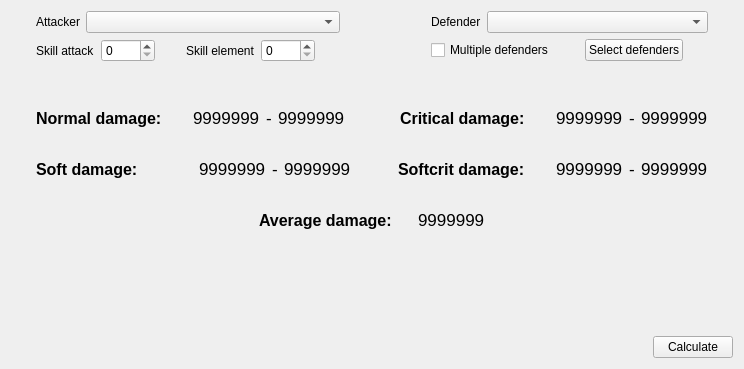
      <widget class="QWidget" name="tab_calculator">
       <attribute name="title">
        <string>Calculator</string>
       </attribute>
       <layout class="QVBoxLayout" name="verticalLayout_16">
        <item>
         <layout class="QHBoxLayout" name="horizontalLayout_6">
          <item>
           <spacer name="horizontalSpacer_14">
            <property name="orientation">
             <enum>Qt::Horizontal</enum>
            </property>
            <property name="sizeType">
             <enum>QSizePolicy::Maximum</enum>
            </property>
            <property name="sizeHint" stdset="0">
             <size>
              <width>25</width>
              <height>20</height>
             </size>
            </property>
           </spacer>
          </item>
          <item>
           <layout class="QVBoxLayout" name="verticalLayout_20">
            <item>
             <layout class="QHBoxLayout" name="horizontalLayout_27">
              <item>
               <widget class="QLabel" name="label_19">
                <property name="sizePolicy">
                 <sizepolicy hsizetype="Maximum" vsizetype="Preferred">
                  <horstretch>0</horstretch>
                  <verstretch>0</verstretch>
                 </sizepolicy>
                </property>
                <property name="text">
                 <string>Attacker</string>
                </property>
               </widget>
              </item>
              <item>
               <widget class="QComboBox" name="dropdown_calc_attacker">
                <property name="sizePolicy">
                 <sizepolicy hsizetype="MinimumExpanding" vsizetype="Fixed">
                  <horstretch>0</horstretch>
                  <verstretch>0</verstretch>
                 </sizepolicy>
                </property>
                <property name="insertPolicy">
                 <enum>QComboBox::InsertAlphabetically</enum>
                </property>
               </widget>
              </item>
             </layout>
            </item>
            <item>
             <layout class="QHBoxLayout" name="horizontalLayout_28">
              <item>
               <widget class="QLabel" name="label_21">
                <property name="sizePolicy">
                 <sizepolicy hsizetype="Maximum" vsizetype="Preferred">
                  <horstretch>0</horstretch>
                  <verstretch>0</verstretch>
                 </sizepolicy>
                </property>
                <property name="text">
                 <string>Skill attack</string>
                </property>
               </widget>
              </item>
              <item>
               <widget class="QSpinBox" name="sb_calc_atk_skill">
                <property name="sizePolicy">
                 <sizepolicy hsizetype="Maximum" vsizetype="Fixed">
                  <horstretch>0</horstretch>
                  <verstretch>0</verstretch>
                 </sizepolicy>
                </property>
                <property name="maximum">
                 <number>9999</number>
                </property>
               </widget>
              </item>
              <item>
               <spacer name="horizontalSpacer_45">
                <property name="orientation">
                 <enum>Qt::Horizontal</enum>
                </property>
                <property name="sizeType">
                 <enum>QSizePolicy::MinimumExpanding</enum>
                </property>
                <property name="sizeHint" stdset="0">
                 <size>
                  <width>25</width>
                  <height>20</height>
                 </size>
                </property>
               </spacer>
              </item>
              <item>
               <widget class="QLabel" name="label_23">
                <property name="sizePolicy">
                 <sizepolicy hsizetype="Maximum" vsizetype="Preferred">
                  <horstretch>0</horstretch>
                  <verstretch>0</verstretch>
                 </sizepolicy>
                </property>
                <property name="text">
                 <string>Skill element</string>
                </property>
               </widget>
              </item>
              <item>
               <widget class="QSpinBox" name="sb_calc_ele_skill">
                <property name="sizePolicy">
                 <sizepolicy hsizetype="Maximum" vsizetype="Fixed">
                  <horstretch>0</horstretch>
                  <verstretch>0</verstretch>
                 </sizepolicy>
                </property>
                <property name="maximum">
                 <number>9999</number>
                </property>
               </widget>
              </item>
              <item>
               <spacer name="horizontalSpacer_44">
                <property name="orientation">
                 <enum>Qt::Horizontal</enum>
                </property>
                <property name="sizeType">
                 <enum>QSizePolicy::MinimumExpanding</enum>
                </property>
                <property name="sizeHint" stdset="0">
                 <size>
                  <width>25</width>
                  <height>20</height>
                 </size>
                </property>
               </spacer>
              </item>
             </layout>
            </item>
           </layout>
          </item>
          <item>
           <spacer name="horizontalSpacer_46">
            <property name="orientation">
             <enum>Qt::Horizontal</enum>
            </property>
            <property name="sizeType">
             <enum>QSizePolicy::MinimumExpanding</enum>
            </property>
            <property name="sizeHint" stdset="0">
             <size>
              <width>45</width>
              <height>20</height>
             </size>
            </property>
           </spacer>
          </item>
          <item>
           <spacer name="horizontalSpacer_13">
            <property name="orientation">
             <enum>Qt::Horizontal</enum>
            </property>
            <property name="sizeType">
             <enum>QSizePolicy::Maximum</enum>
            </property>
            <property name="sizeHint" stdset="0">
             <size>
              <width>40</width>
              <height>20</height>
             </size>
            </property>
           </spacer>
          </item>
          <item>
           <layout class="QVBoxLayout" name="verticalLayout_19">
            <item>
             <layout class="QHBoxLayout" name="horizontalLayout_26">
              <item>
               <widget class="QLabel" name="label_16">
                <property name="sizePolicy">
                 <sizepolicy hsizetype="Maximum" vsizetype="Preferred">
                  <horstretch>0</horstretch>
                  <verstretch>0</verstretch>
                 </sizepolicy>
                </property>
                <property name="text">
                 <string>Defender</string>
                </property>
               </widget>
              </item>
              <item>
               <widget class="QComboBox" name="dropdown_calc_defender">
                <property name="sizePolicy">
                 <sizepolicy hsizetype="MinimumExpanding" vsizetype="Fixed">
                  <horstretch>0</horstretch>
                  <verstretch>0</verstretch>
                 </sizepolicy>
                </property>
               </widget>
              </item>
             </layout>
            </item>
            <item>
             <layout class="QHBoxLayout" name="horizontalLayout_24">
              <item>
               <widget class="QCheckBox" name="cb_calc_multiple_defenders">
                <property name="sizePolicy">
                 <sizepolicy hsizetype="Maximum" vsizetype="Fixed">
                  <horstretch>0</horstretch>
                  <verstretch>0</verstretch>
                 </sizepolicy>
                </property>
                <property name="text">
                 <string>Multiple defenders</string>
                </property>
               </widget>
              </item>
              <item>
               <spacer name="horizontalSpacer_43">
                <property name="orientation">
                 <enum>Qt::Horizontal</enum>
                </property>
                <property name="sizeType">
                 <enum>QSizePolicy::MinimumExpanding</enum>
                </property>
                <property name="sizeHint" stdset="0">
                 <size>
                  <width>25</width>
                  <height>20</height>
                 </size>
                </property>
               </spacer>
              </item>
              <item>
               <widget class="QPushButton" name="btn_calc_select_defenders">
                <property name="sizePolicy">
                 <sizepolicy hsizetype="Maximum" vsizetype="Fixed">
                  <horstretch>0</horstretch>
                  <verstretch>0</verstretch>
                 </sizepolicy>
                </property>
                <property name="text">
                 <string>Select defenders</string>
                </property>
               </widget>
              </item>
              <item>
               <spacer name="horizontalSpacer_42">
                <property name="orientation">
                 <enum>Qt::Horizontal</enum>
                </property>
                <property name="sizeType">
                 <enum>QSizePolicy::MinimumExpanding</enum>
                </property>
                <property name="sizeHint" stdset="0">
                 <size>
                  <width>25</width>
                  <height>20</height>
                 </size>
                </property>
               </spacer>
              </item>
             </layout>
            </item>
           </layout>
          </item>
          <item>
           <spacer name="horizontalSpacer_41">
            <property name="orientation">
             <enum>Qt::Horizontal</enum>
            </property>
            <property name="sizeType">
             <enum>QSizePolicy::Maximum</enum>
            </property>
            <property name="sizeHint" stdset="0">
             <size>
              <width>25</width>
              <height>20</height>
             </size>
            </property>
           </spacer>
          </item>
         </layout>
        </item>
        <item>
         <spacer name="verticalSpacer_2">
          <property name="orientation">
           <enum>Qt::Vertical</enum>
          </property>
          <property name="sizeType">
           <enum>QSizePolicy::MinimumExpanding</enum>
          </property>
          <property name="sizeHint" stdset="0">
           <size>
            <width>20</width>
            <height>40</height>
           </size>
          </property>
         </spacer>
        </item>
        <item>
         <layout class="QHBoxLayout" name="horizontalLayout_29">
          <item>
           <spacer name="horizontalSpacer_51">
            <property name="orientation">
             <enum>Qt::Horizontal</enum>
            </property>
            <property name="sizeType">
             <enum>QSizePolicy::Maximum</enum>
            </property>
            <property name="sizeHint" stdset="0">
             <size>
              <width>25</width>
              <height>20</height>
             </size>
            </property>
           </spacer>
          </item>
          <item>
           <widget class="QLabel" name="label_18">
            <property name="sizePolicy">
             <sizepolicy hsizetype="Maximum" vsizetype="Preferred">
              <horstretch>0</horstretch>
              <verstretch>0</verstretch>
             </sizepolicy>
            </property>
            <property name="font">
             <font>
              <pointsize>12</pointsize>
              <weight>75</weight>
              <bold>true</bold>
             </font>
            </property>
            <property name="text">
             <string>Normal damage:</string>
            </property>
           </widget>
          </item>
          <item>
           <spacer name="horizontalSpacer_50">
            <property name="orientation">
             <enum>Qt::Horizontal</enum>
            </property>
            <property name="sizeType">
             <enum>QSizePolicy::Maximum</enum>
            </property>
            <property name="sizeHint" stdset="0">
             <size>
              <width>25</width>
              <height>20</height>
             </size>
            </property>
           </spacer>
          </item>
          <item>
           <widget class="QLabel" name="lb_calc_normal_min">
            <property name="sizePolicy">
             <sizepolicy hsizetype="Maximum" vsizetype="Preferred">
              <horstretch>0</horstretch>
              <verstretch>0</verstretch>
             </sizepolicy>
            </property>
            <property name="font">
             <font>
              <pointsize>13</pointsize>
              <weight>50</weight>
              <bold>false</bold>
             </font>
            </property>
            <property name="text">
             <string>9999999</string>
            </property>
           </widget>
          </item>
          <item>
           <widget class="QLabel" name="label_49">
            <property name="sizePolicy">
             <sizepolicy hsizetype="Maximum" vsizetype="Preferred">
              <horstretch>0</horstretch>
              <verstretch>0</verstretch>
             </sizepolicy>
            </property>
            <property name="font">
             <font>
              <pointsize>13</pointsize>
              <weight>50</weight>
              <bold>false</bold>
             </font>
            </property>
            <property name="text">
             <string>-</string>
            </property>
           </widget>
          </item>
          <item>
           <widget class="QLabel" name="lb_calc_normal_max">
            <property name="sizePolicy">
             <sizepolicy hsizetype="Maximum" vsizetype="Preferred">
              <horstretch>0</horstretch>
              <verstretch>0</verstretch>
             </sizepolicy>
            </property>
            <property name="font">
             <font>
              <pointsize>13</pointsize>
              <weight>50</weight>
              <bold>false</bold>
             </font>
            </property>
            <property name="text">
             <string>9999999</string>
            </property>
           </widget>
          </item>
          <item>
           <spacer name="horizontalSpacer_49">
            <property name="orientation">
             <enum>Qt::Horizontal</enum>
            </property>
            <property name="sizeHint" stdset="0">
             <size>
              <width>40</width>
              <height>20</height>
             </size>
            </property>
           </spacer>
          </item>
          <item>
           <widget class="QLabel" name="label_54">
            <property name="sizePolicy">
             <sizepolicy hsizetype="Maximum" vsizetype="Preferred">
              <horstretch>0</horstretch>
              <verstretch>0</verstretch>
             </sizepolicy>
            </property>
            <property name="font">
             <font>
              <pointsize>12</pointsize>
              <weight>75</weight>
              <bold>true</bold>
             </font>
            </property>
            <property name="text">
             <string>Critical damage:</string>
            </property>
           </widget>
          </item>
          <item>
           <spacer name="horizontalSpacer_52">
            <property name="orientation">
             <enum>Qt::Horizontal</enum>
            </property>
            <property name="sizeType">
             <enum>QSizePolicy::Maximum</enum>
            </property>
            <property name="sizeHint" stdset="0">
             <size>
              <width>25</width>
              <height>20</height>
             </size>
            </property>
           </spacer>
          </item>
          <item>
           <widget class="QLabel" name="lb_calc_crit_min">
            <property name="sizePolicy">
             <sizepolicy hsizetype="Maximum" vsizetype="Preferred">
              <horstretch>0</horstretch>
              <verstretch>0</verstretch>
             </sizepolicy>
            </property>
            <property name="font">
             <font>
              <pointsize>13</pointsize>
              <weight>50</weight>
              <bold>false</bold>
             </font>
            </property>
            <property name="text">
             <string>9999999</string>
            </property>
           </widget>
          </item>
          <item>
           <widget class="QLabel" name="label_55">
            <property name="sizePolicy">
             <sizepolicy hsizetype="Maximum" vsizetype="Preferred">
              <horstretch>0</horstretch>
              <verstretch>0</verstretch>
             </sizepolicy>
            </property>
            <property name="font">
             <font>
              <pointsize>13</pointsize>
              <weight>50</weight>
              <bold>false</bold>
             </font>
            </property>
            <property name="text">
             <string>-</string>
            </property>
           </widget>
          </item>
          <item>
           <widget class="QLabel" name="lb_calc_crit_max">
            <property name="sizePolicy">
             <sizepolicy hsizetype="Maximum" vsizetype="Preferred">
              <horstretch>0</horstretch>
              <verstretch>0</verstretch>
             </sizepolicy>
            </property>
            <property name="font">
             <font>
              <pointsize>13</pointsize>
              <weight>50</weight>
              <bold>false</bold>
             </font>
            </property>
            <property name="text">
             <string>9999999</string>
            </property>
           </widget>
          </item>
          <item>
           <spacer name="horizontalSpacer_57">
            <property name="orientation">
             <enum>Qt::Horizontal</enum>
            </property>
            <property name="sizeType">
             <enum>QSizePolicy::Maximum</enum>
            </property>
            <property name="sizeHint" stdset="0">
             <size>
              <width>25</width>
              <height>20</height>
             </size>
            </property>
           </spacer>
          </item>
         </layout>
        </item>
        <item>
         <spacer name="verticalSpacer_4">
          <property name="orientation">
           <enum>Qt::Vertical</enum>
          </property>
          <property name="sizeType">
           <enum>QSizePolicy::Maximum</enum>
          </property>
          <property name="sizeHint" stdset="0">
           <size>
            <width>20</width>
            <height>25</height>
           </size>
          </property>
         </spacer>
        </item>
        <item>
         <layout class="QHBoxLayout" name="horizontalLayout_30">
          <item>
           <spacer name="horizontalSpacer_53">
            <property name="orientation">
             <enum>Qt::Horizontal</enum>
            </property>
            <property name="sizeType">
             <enum>QSizePolicy::Maximum</enum>
            </property>
            <property name="sizeHint" stdset="0">
             <size>
              <width>25</width>
              <height>20</height>
             </size>
            </property>
           </spacer>
          </item>
          <item>
           <widget class="QLabel" name="label_56">
            <property name="sizePolicy">
             <sizepolicy hsizetype="Maximum" vsizetype="Preferred">
              <horstretch>0</horstretch>
              <verstretch>0</verstretch>
             </sizepolicy>
            </property>
            <property name="font">
             <font>
              <pointsize>12</pointsize>
              <weight>75</weight>
              <bold>true</bold>
             </font>
            </property>
            <property name="text">
             <string>Soft damage:</string>
            </property>
           </widget>
          </item>
          <item>
           <spacer name="horizontalSpacer_54">
            <property name="orientation">
             <enum>Qt::Horizontal</enum>
            </property>
            <property name="sizeType">
             <enum>QSizePolicy::Maximum</enum>
            </property>
            <property name="sizeHint" stdset="0">
             <size>
              <width>55</width>
              <height>20</height>
             </size>
            </property>
           </spacer>
          </item>
          <item>
           <widget class="QLabel" name="lb_calc_soft_min">
            <property name="sizePolicy">
             <sizepolicy hsizetype="Maximum" vsizetype="Preferred">
              <horstretch>0</horstretch>
              <verstretch>0</verstretch>
             </sizepolicy>
            </property>
            <property name="font">
             <font>
              <pointsize>13</pointsize>
              <weight>50</weight>
              <bold>false</bold>
             </font>
            </property>
            <property name="text">
             <string>9999999</string>
            </property>
           </widget>
          </item>
          <item>
           <widget class="QLabel" name="label_58">
            <property name="sizePolicy">
             <sizepolicy hsizetype="Maximum" vsizetype="Preferred">
              <horstretch>0</horstretch>
              <verstretch>0</verstretch>
             </sizepolicy>
            </property>
            <property name="font">
             <font>
              <pointsize>13</pointsize>
              <weight>50</weight>
              <bold>false</bold>
             </font>
            </property>
            <property name="text">
             <string>-</string>
            </property>
           </widget>
          </item>
          <item>
           <widget class="QLabel" name="lb_calc_soft_max">
            <property name="sizePolicy">
             <sizepolicy hsizetype="Maximum" vsizetype="Preferred">
              <horstretch>0</horstretch>
              <verstretch>0</verstretch>
             </sizepolicy>
            </property>
            <property name="font">
             <font>
              <pointsize>13</pointsize>
              <weight>50</weight>
              <bold>false</bold>
             </font>
            </property>
            <property name="text">
             <string>9999999</string>
            </property>
           </widget>
          </item>
          <item>
           <spacer name="horizontalSpacer_55">
            <property name="orientation">
             <enum>Qt::Horizontal</enum>
            </property>
            <property name="sizeHint" stdset="0">
             <size>
              <width>40</width>
              <height>20</height>
             </size>
            </property>
           </spacer>
          </item>
          <item>
           <widget class="QLabel" name="label_60">
            <property name="sizePolicy">
             <sizepolicy hsizetype="Maximum" vsizetype="Preferred">
              <horstretch>0</horstretch>
              <verstretch>0</verstretch>
             </sizepolicy>
            </property>
            <property name="font">
             <font>
              <pointsize>12</pointsize>
              <weight>75</weight>
              <bold>true</bold>
             </font>
            </property>
            <property name="text">
             <string>Softcrit damage:</string>
            </property>
           </widget>
          </item>
          <item>
           <spacer name="horizontalSpacer_56">
            <property name="orientation">
             <enum>Qt::Horizontal</enum>
            </property>
            <property name="sizeType">
             <enum>QSizePolicy::Maximum</enum>
            </property>
            <property name="sizeHint" stdset="0">
             <size>
              <width>25</width>
              <height>20</height>
             </size>
            </property>
           </spacer>
          </item>
          <item>
           <widget class="QLabel" name="lb_calc_softcrit_min">
            <property name="sizePolicy">
             <sizepolicy hsizetype="Maximum" vsizetype="Preferred">
              <horstretch>0</horstretch>
              <verstretch>0</verstretch>
             </sizepolicy>
            </property>
            <property name="font">
             <font>
              <pointsize>13</pointsize>
              <weight>50</weight>
              <bold>false</bold>
             </font>
            </property>
            <property name="text">
             <string>9999999</string>
            </property>
           </widget>
          </item>
          <item>
           <widget class="QLabel" name="label_62">
            <property name="sizePolicy">
             <sizepolicy hsizetype="Maximum" vsizetype="Preferred">
              <horstretch>0</horstretch>
              <verstretch>0</verstretch>
             </sizepolicy>
            </property>
            <property name="font">
             <font>
              <pointsize>13</pointsize>
              <weight>50</weight>
              <bold>false</bold>
             </font>
            </property>
            <property name="text">
             <string>-</string>
            </property>
           </widget>
          </item>
          <item>
           <widget class="QLabel" name="lb_calc_softcrit_max">
            <property name="sizePolicy">
             <sizepolicy hsizetype="Maximum" vsizetype="Preferred">
              <horstretch>0</horstretch>
              <verstretch>0</verstretch>
             </sizepolicy>
            </property>
            <property name="font">
             <font>
              <pointsize>13</pointsize>
              <weight>50</weight>
              <bold>false</bold>
             </font>
            </property>
            <property name="text">
             <string>9999999</string>
            </property>
           </widget>
          </item>
          <item>
           <spacer name="horizontalSpacer_58">
            <property name="orientation">
             <enum>Qt::Horizontal</enum>
            </property>
            <property name="sizeType">
             <enum>QSizePolicy::Maximum</enum>
            </property>
            <property name="sizeHint" stdset="0">
             <size>
              <width>25</width>
              <height>20</height>
             </size>
            </property>
           </spacer>
          </item>
         </layout>
        </item>
        <item>
         <spacer name="verticalSpacer_5">
          <property name="orientation">
           <enum>Qt::Vertical</enum>
          </property>
          <property name="sizeType">
           <enum>QSizePolicy::Maximum</enum>
          </property>
          <property name="sizeHint" stdset="0">
           <size>
            <width>20</width>
            <height>25</height>
           </size>
          </property>
         </spacer>
        </item>
        <item>
         <layout class="QHBoxLayout" name="horizontalLayout_31">
          <item>
           <spacer name="horizontalSpacer_59">
            <property name="orientation">
             <enum>Qt::Horizontal</enum>
            </property>
            <property name="sizeType">
             <enum>QSizePolicy::Expanding</enum>
            </property>
            <property name="sizeHint" stdset="0">
             <size>
              <width>40</width>
              <height>20</height>
             </size>
            </property>
           </spacer>
          </item>
          <item>
           <widget class="QLabel" name="label_64">
            <property name="sizePolicy">
             <sizepolicy hsizetype="Maximum" vsizetype="Preferred">
              <horstretch>0</horstretch>
              <verstretch>0</verstretch>
             </sizepolicy>
            </property>
            <property name="font">
             <font>
              <pointsize>12</pointsize>
              <weight>75</weight>
              <bold>true</bold>
             </font>
            </property>
            <property name="text">
             <string>Average damage:</string>
            </property>
           </widget>
          </item>
          <item>
           <spacer name="horizontalSpacer_60">
            <property name="orientation">
             <enum>Qt::Horizontal</enum>
            </property>
            <property name="sizeType">
             <enum>QSizePolicy::Maximum</enum>
            </property>
            <property name="sizeHint" stdset="0">
             <size>
              <width>20</width>
              <height>20</height>
             </size>
            </property>
           </spacer>
          </item>
          <item>
           <widget class="QLabel" name="lb_calc_average">
            <property name="sizePolicy">
             <sizepolicy hsizetype="Maximum" vsizetype="Preferred">
              <horstretch>0</horstretch>
              <verstretch>0</verstretch>
             </sizepolicy>
            </property>
            <property name="font">
             <font>
              <pointsize>13</pointsize>
              <weight>50</weight>
              <bold>false</bold>
             </font>
            </property>
            <property name="text">
             <string>9999999</string>
            </property>
           </widget>
          </item>
          <item>
           <spacer name="horizontalSpacer_61">
            <property name="orientation">
             <enum>Qt::Horizontal</enum>
            </property>
            <property name="sizeHint" stdset="0">
             <size>
              <width>40</width>
              <height>20</height>
             </size>
            </property>
           </spacer>
          </item>
         </layout>
        </item>
        <item>
         <spacer name="verticalSpacer_3">
          <property name="orientation">
           <enum>Qt::Vertical</enum>
          </property>
          <property name="sizeType">
           <enum>QSizePolicy::MinimumExpanding</enum>
          </property>
          <property name="sizeHint" stdset="0">
           <size>
            <width>20</width>
            <height>100</height>
           </size>
          </property>
         </spacer>
        </item>
        <item>
         <layout class="QHBoxLayout" name="horizontalLayout_20">
          <item>
           <spacer name="horizontalSpacer_48">
            <property name="orientation">
             <enum>Qt::Horizontal</enum>
            </property>
            <property name="sizeHint" stdset="0">
             <size>
              <width>40</width>
              <height>20</height>
             </size>
            </property>
           </spacer>
          </item>
          <item>
           <widget class="QPushButton" name="btn_calculate">
            <property name="sizePolicy">
             <sizepolicy hsizetype="Maximum" vsizetype="Fixed">
              <horstretch>0</horstretch>
              <verstretch>0</verstretch>
             </sizepolicy>
            </property>
            <property name="layoutDirection">
             <enum>Qt::RightToLeft</enum>
            </property>
            <property name="text">
             <string>Calculate</string>
            </property>
           </widget>
          </item>
         </layout>
        </item>
       </layout>
      </widget>
